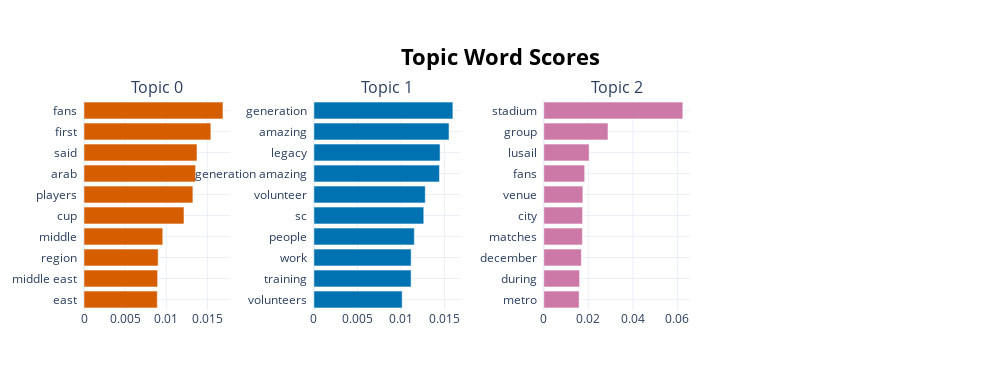

The notebook cell saved with this chart:
### Code cell
model.visualize_barchart(top_n_topics=10,n_words=10, height=300)

### Figure 1 — Plotly figure (JSON) as saved in the notebook; plotly's stock layout.template omitted (floating-point values rounded to 4 significant figures)
{"data": [{"marker": {"color": "#D55E00"}, "orientation": "h", "type": "bar", "x": [0.008905, 0.008944, 0.009005, 0.009566, 0.01214, 0.01323, 0.01355, 0.01373, 0.01541, 0.01688], "xaxis": "x", "y": ["east  ", "middle east  ", "region  ", "middle  ", "cup  ", "players  ", "arab  ", "said  ", "first  ", "fans  "], "yaxis": "y"}, {"marker": {"color": "#0072B2"}, "orientation": "h", "type": "bar", "x": [0.01014, 0.01116, 0.01117, 0.01153, 0.01261, 0.01279, 0.01442, 0.01449, 0.01552, 0.01596], "xaxis": "x2", "y": ["volunteers  ", "training  ", "work  ", "people  ", "sc  ", "volunteer  ", "generation amazing  ", "legacy  ", "amazing  ", "generation  "], "yaxis": "y2"}, {"marker": {"color": "#CC79A7"}, "orientation": "h", "type": "bar", "x": [0.01586, 0.01607, 0.01686, 0.01733, 0.01741, 0.01754, 0.01835, 0.02035, 0.02881, 0.0624], "xaxis": "x3", "y": ["metro  ", "during  ", "december  ", "matches  ", "city  ", "venue  ", "fans  ", "lusail  ", "group  ", "stadium  "], "yaxis": "y3"}], "layout": {"annotations": [{"font": {"size": 16}, "showarrow": false, "text": "Topic 0", "x": 0.0875, "xanchor": "center", "xref": "paper", "y": 1, "yanchor": "bottom", "yref": "paper"}, {"font": {"size": 16}, "showarrow": false, "text": "Topic 1", "x": 0.3625, "xanchor": "center", "xref": "paper", "y": 1, "yanchor": "bottom", "yref": "paper"}, {"font": {"size": 16}, "showarrow": false, "text": "Topic 2", "x": 0.6375, "xanchor": "center", "xref": "paper", "y": 1, "yanchor": "bottom", "yref": "paper"}], "height": 390, "hoverlabel": {"bgcolor": "white", "font": {"family": "Rockwell", "size": 16}}, "showlegend": false, "title": {"font": {"color": "Black", "size": 22}, "text": "<b>Topic Word Scores", "x": 0.5, "xanchor": "center", "yanchor": "top"}, "width": 1000, "xaxis": {"anchor": "y", "domain": [0, 0.175], "showgrid": true}, "xaxis2": {"anchor": "y2", "domain": [0.275, 0.45], "showgrid": true}, "xaxis3": {"anchor": "y3", "domain": [0.55, 0.725], "showgrid": true}, "xaxis4": {"anchor": "y4", "domain": [0.825, 1], "showgrid": true}, "yaxis": {"anchor": "x", "domain": [0, 1], "showgrid": true}, "yaxis2": {"anchor": "x2", "domain": [0, 1], "showgrid": true}, "yaxis3": {"anchor": "x3", "domain": [0, 1], "showgrid": true}, "yaxis4": {"anchor": "x4", "domain": [0, 1], "showgrid": true}}}
